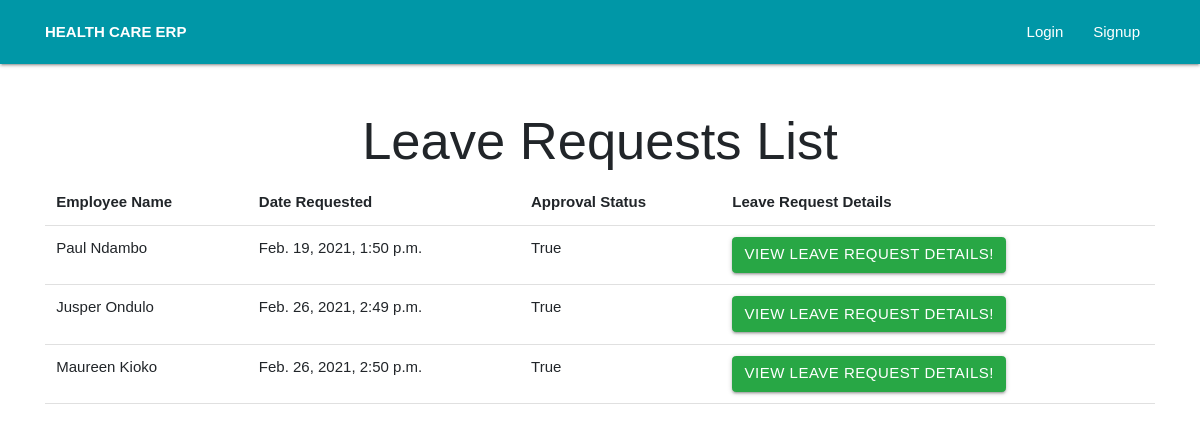
/HumanResource/employee_leave/, run on the app's committed database.
### HumanResource/models.py (models this page shows, shortened)
class EmployeeLeave(models.Model):
    employee = models.ForeignKey(Employee, on_delete=models.CASCADE)
    leave_request_date = models.DateTimeField(default=timezone.now)
    leave_reason = models.TextField()
    days_to_be_off = models.IntegerField(verbose_name="how many days do you want to off")
    approval_status = models.BooleanField(default=False)
    class Meta:
        verbose_name = ("Employees Leave Request")
        verbose_name_plural = ("Employees Leave Requests")

class Employee(models.Model):
    employment_number = models.CharField(max_length=200, unique=True)
    name = models.CharField(max_length=200)
    slug = models.SlugField(max_length=200, unique=True)
    phone = models.CharField(max_length=200)
    email = models.EmailField()
    department = models.CharField(max_length=200, choices=DEPARTMENT_CHOICES)
    employment_date = models.DateTimeField()
    date_of_birth = models.DateTimeField()
    religion = models.CharField(max_length=200, choices=RELIGION_CHOICES)
    gender = models.CharField(max_length=200, choices=GENDER_CHOICES)
    skin_color = models.CharField(max_length=200)
    hair_color = models.CharField(max_length=200)
    height = models.CharField(max_length=200)
    address = models.CharField(max_length=200)
    city = models.CharField(max_length=200)
    country = models.CharField(max_length=200)
    nationality = models.CharField(max_length=200)
    personal_description = models.TextField(max_length=2000)
    profile_photo = models.ImageField(upload_to="pics")
    last_university_attended = models.CharField(max_length=500)
    highest_education_level = models.CharField(max_length=50, choices=HIGHEST_EDUCATION_CHOICES)
    graduation_year = models.DateTimeField(default=timezone.now)
    schools_attended = models.CharField(max_length=500)
    specialization = models.CharField(max_length=500)
    places_worked = models.TextField()
    def __str__(self):
        return self.name
    class Meta:
        verbose_name = ("Employee Detail")
        verbose_name_plural = ("Employees Details")

### HumanResource/views.py (the view)
# urls.py: path("employee_leave/", views.EmployeeLeaveList.as_view(), name="employee_leave"),
class EmployeeLeaveList(generic.ListView):
    queryset = EmployeeLeave.objects.all()
    template_name = "hr/leave_requests.html"

### HumanResource/templates/hr/leave_requests.html
{% extends "base_layout.html" %}
{% block heading %}
    <h1 class="display-4 text-center">Leave Requests List</h1>
{% endblock heading %}
 {% block content %}
 <table class="table table-borderless">
     <thead class="border-bottom font-weight-bold">
         <tr>
             <td>Employee Name</td>
             <td>Date Requested</td>
             <td>Approval Status</td>
             <td>Leave Request Details</td>
         </tr>
     </thead>
     <tbody>
         {% for employee_leave in employeeleave_list %}
            <tr>
                <td>{{ employee_leave.employee }}</td>
                <td>{{ employee_leave.leave_request_date }}</td>
                <td>{{ employee_leave.approval_status }}</td>
                <td><a href="{% url 'leave_details' employee_leave.id %}" class="btn btn-success">View Leave Request Details!</a></td>
            </tr>
         {% endfor %}
     </tbody>
 </table>
{% endblock %}

### static/css/custom/auth.css (style rules this page uses)
* { margin: 0; padding: 0; font-family: sans-serif; }

### data on the page
EmployeeLeave: employee "Paul Ndambo", leave_request_date "Feb. 19, 2021, 1:50 p.m.", approval_status "True"
EmployeeLeave: employee "Jusper Ondulo", leave_request_date "Feb. 26, 2021, 2:49 p.m.", approval_status "True"
EmployeeLeave: employee "Maureen Kioko", leave_request_date "Feb. 26, 2021, 2:50 p.m.", approval_status "True"
